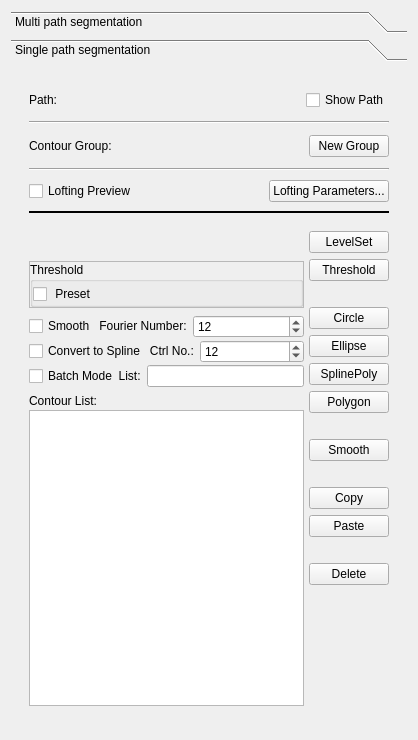
<?xml version="1.0" encoding="UTF-8"?>
<ui version="4.0">
 <class>sv4guiSeg2DEdit</class>
 <widget class="QWidget" name="sv4guiSeg2DEdit">
  <property name="geometry">
   <rect>
    <x>0</x>
    <y>0</y>
    <width>418</width>
    <height>740</height>
   </rect>
  </property>
  <property name="windowTitle">
   <string>Form</string>
  </property>
  <layout class="QVBoxLayout" name="verticalLayout_5">
   <item>
    <widget class="QToolBox" name="toolBox">
     <property name="currentIndex">
      <number>1</number>
     </property>
     <widget class="QWidget" name="page">
      <property name="geometry">
       <rect>
        <x>0</x>
        <y>0</y>
        <width>400</width>
        <height>660</height>
       </rect>
      </property>
      <attribute name="label">
       <string>Multi path segmentation</string>
      </attribute>
     </widget>
     <widget class="QWidget" name="page_2">
      <property name="geometry">
       <rect>
        <x>0</x>
        <y>0</y>
        <width>400</width>
        <height>660</height>
       </rect>
      </property>
      <attribute name="label">
       <string>Single path segmentation</string>
      </attribute>
      <layout class="QVBoxLayout" name="verticalLayout">
       <item>
        <widget class="QWidget" name="widget_8" native="true">
         <property name="sizePolicy">
          <sizepolicy hsizetype="Preferred" vsizetype="Preferred">
           <horstretch>0</horstretch>
           <verstretch>0</verstretch>
          </sizepolicy>
         </property>
         <layout class="QVBoxLayout" name="verticalLayout_4">
          <item>
           <widget class="QWidget" name="widget_4" native="true">
            <layout class="QGridLayout" name="gridLayout_2">
             <property name="leftMargin">
              <number>0</number>
             </property>
             <property name="topMargin">
              <number>5</number>
             </property>
             <property name="rightMargin">
              <number>0</number>
             </property>
             <property name="bottomMargin">
              <number>5</number>
             </property>
             <property name="spacing">
              <number>5</number>
             </property>
             <item row="0" column="2">
              <widget class="QCheckBox" name="checkBoxShowPath">
               <property name="sizePolicy">
                <sizepolicy hsizetype="Fixed" vsizetype="Fixed">
                 <horstretch>0</horstretch>
                 <verstretch>0</verstretch>
                </sizepolicy>
               </property>
               <property name="text">
                <string>Show Path</string>
               </property>
              </widget>
             </item>
             <item row="0" column="0">
              <widget class="QLabel" name="label_6">
               <property name="sizePolicy">
                <sizepolicy hsizetype="Fixed" vsizetype="Preferred">
                 <horstretch>0</horstretch>
                 <verstretch>0</verstretch>
                </sizepolicy>
               </property>
               <property name="text">
                <string>Path:</string>
               </property>
              </widget>
             </item>
             <item row="0" column="1">
              <widget class="QLabel" name="labelPathName">
               <property name="text">
                <string/>
               </property>
              </widget>
             </item>
            </layout>
           </widget>
          </item>
          <item>
           <widget class="Line" name="line_2">
            <property name="orientation">
             <enum>Qt::Horizontal</enum>
            </property>
           </widget>
          </item>
          <item>
           <widget class="QWidget" name="widget_5" native="true">
            <layout class="QGridLayout" name="gridLayout">
             <property name="leftMargin">
              <number>0</number>
             </property>
             <property name="topMargin">
              <number>5</number>
             </property>
             <property name="rightMargin">
              <number>0</number>
             </property>
             <property name="bottomMargin">
              <number>5</number>
             </property>
             <property name="spacing">
              <number>5</number>
             </property>
             <item row="0" column="0">
              <widget class="QLabel" name="label_16">
               <property name="sizePolicy">
                <sizepolicy hsizetype="Fixed" vsizetype="Preferred">
                 <horstretch>0</horstretch>
                 <verstretch>0</verstretch>
                </sizepolicy>
               </property>
               <property name="text">
                <string>Contour Group:</string>
               </property>
              </widget>
             </item>
             <item row="0" column="1">
              <widget class="QLabel" name="labelGroupName">
               <property name="text">
                <string/>
               </property>
              </widget>
             </item>
             <item row="0" column="2">
              <widget class="QPushButton" name="btnNewGroup">
               <property name="sizePolicy">
                <sizepolicy hsizetype="Fixed" vsizetype="Fixed">
                 <horstretch>0</horstretch>
                 <verstretch>0</verstretch>
                </sizepolicy>
               </property>
               <property name="text">
                <string>New Group</string>
               </property>
              </widget>
             </item>
            </layout>
           </widget>
          </item>
          <item>
           <widget class="Line" name="line_3">
            <property name="orientation">
             <enum>Qt::Horizontal</enum>
            </property>
           </widget>
          </item>
          <item>
           <widget class="QWidget" name="widget_7" native="true">
            <layout class="QHBoxLayout" name="horizontalLayout_9">
             <property name="spacing">
              <number>0</number>
             </property>
             <property name="leftMargin">
              <number>0</number>
             </property>
             <property name="topMargin">
              <number>3</number>
             </property>
             <property name="rightMargin">
              <number>0</number>
             </property>
             <property name="bottomMargin">
              <number>3</number>
             </property>
             <item>
              <widget class="QCheckBox" name="checkBoxLoftingPreview">
               <property name="toolTip">
                <string>Switch on to create a lofted surface from the group</string>
               </property>
               <property name="text">
                <string>Lofting Preview</string>
               </property>
              </widget>
             </item>
             <item>
              <widget class="QPushButton" name="btnLoftingOptions">
               <property name="sizePolicy">
                <sizepolicy hsizetype="Fixed" vsizetype="Fixed">
                 <horstretch>0</horstretch>
                 <verstretch>0</verstretch>
                </sizepolicy>
               </property>
               <property name="text">
                <string>Lofting Parameters...</string>
               </property>
              </widget>
             </item>
            </layout>
           </widget>
          </item>
          <item>
           <widget class="Line" name="line">
            <property name="frameShadow">
             <enum>QFrame::Plain</enum>
            </property>
            <property name="lineWidth">
             <number>2</number>
            </property>
            <property name="midLineWidth">
             <number>1</number>
            </property>
            <property name="orientation">
             <enum>Qt::Horizontal</enum>
            </property>
           </widget>
          </item>
          <item>
           <widget class="QWidget" name="widget_6" native="true">
            <layout class="QHBoxLayout" name="horizontalLayout_8">
             <property name="spacing">
              <number>0</number>
             </property>
             <property name="leftMargin">
              <number>0</number>
             </property>
             <property name="topMargin">
              <number>0</number>
             </property>
             <property name="rightMargin">
              <number>0</number>
             </property>
             <property name="bottomMargin">
              <number>2</number>
             </property>
             <item>
              <widget class="sv4guiResliceSlider" name="resliceSlider" native="true"/>
             </item>
            </layout>
           </widget>
          </item>
          <item>
           <widget class="QWidget" name="widget_2" native="true">
            <layout class="QHBoxLayout" name="horizontalLayout">
             <property name="spacing">
              <number>5</number>
             </property>
             <property name="leftMargin">
              <number>0</number>
             </property>
             <property name="topMargin">
              <number>3</number>
             </property>
             <property name="rightMargin">
              <number>0</number>
             </property>
             <property name="bottomMargin">
              <number>5</number>
             </property>
             <item>
              <widget class="QWidget" name="widget" native="true">
               <layout class="QVBoxLayout" name="verticalLayout_3">
                <property name="spacing">
                 <number>2</number>
                </property>
                <property name="leftMargin">
                 <number>0</number>
                </property>
                <property name="topMargin">
                 <number>0</number>
                </property>
                <property name="rightMargin">
                 <number>0</number>
                </property>
                <property name="bottomMargin">
                 <number>0</number>
                </property>
                <item>
                 <widget class="QWidget" name="paramWidget" native="true">
                  <layout class="QVBoxLayout" name="paramLayout">
                   <property name="spacing">
                    <number>30</number>
                   </property>
                   <property name="leftMargin">
                    <number>0</number>
                   </property>
                   <property name="topMargin">
                    <number>0</number>
                   </property>
                   <property name="rightMargin">
                    <number>0</number>
                   </property>
                   <property name="bottomMargin">
                    <number>0</number>
                   </property>
                   <item>
                    <widget class="QFrame" name="lsParamWidgetContainer">
                     <property name="frameShape">
                      <enum>QFrame::StyledPanel</enum>
                     </property>
                     <property name="frameShadow">
                      <enum>QFrame::Raised</enum>
                     </property>
                    </widget>
                   </item>
                   <item>
                    <widget class="QFrame" name="thresholdWidgetContainer">
                     <property name="frameShape">
                      <enum>QFrame::StyledPanel</enum>
                     </property>
                     <property name="frameShadow">
                      <enum>QFrame::Raised</enum>
                     </property>
                     <layout class="QHBoxLayout" name="horizontalLayout_7">
                      <property name="spacing">
                       <number>0</number>
                      </property>
                      <property name="leftMargin">
                       <number>0</number>
                      </property>
                      <property name="topMargin">
                       <number>0</number>
                      </property>
                      <property name="rightMargin">
                       <number>0</number>
                      </property>
                      <property name="bottomMargin">
                       <number>0</number>
                      </property>
                      <item>
                       <widget class="QGroupBox" name="thresholdParamWidget">
                        <property name="title">
                         <string>Threshold</string>
                        </property>
                        <property name="flat">
                         <bool>false</bool>
                        </property>
                        <layout class="QHBoxLayout" name="horizontalLayout_2">
                         <property name="spacing">
                          <number>0</number>
                         </property>
                         <property name="leftMargin">
                          <number>0</number>
                         </property>
                         <property name="topMargin">
                          <number>2</number>
                         </property>
                         <property name="rightMargin">
                          <number>0</number>
                         </property>
                         <property name="bottomMargin">
                          <number>0</number>
                         </property>
                         <item>
                          <widget class="QCheckBox" name="checkBoxPresetThreshold">
                           <property name="toolTip">
                            <string>switch on to use a specified value to create a contour.</string>
                           </property>
                           <property name="text">
                            <string> Preset</string>
                           </property>
                          </widget>
                         </item>
                         <item>
                          <widget class="ctkSliderWidget" name="sliderThreshold" native="true">
                           <property name="enabled">
                            <bool>true</bool>
                           </property>
                           <property name="decimals" stdset="0">
                            <number>1</number>
                           </property>
                           <property name="tickInterval" stdset="0">
                            <double>0.000000000000000</double>
                           </property>
                          </widget>
                         </item>
                        </layout>
                       </widget>
                      </item>
                     </layout>
                    </widget>
                   </item>
                  </layout>
                 </widget>
                </item>
                <item>
                 <widget class="Line" name="line_4">
                  <property name="lineWidth">
                   <number>0</number>
                  </property>
                  <property name="orientation">
                   <enum>Qt::Horizontal</enum>
                  </property>
                 </widget>
                </item>
                <item>
                 <widget class="QWidget" name="smoothWidget" native="true">
                  <layout class="QHBoxLayout" name="horizontalLayout_3">
                   <property name="spacing">
                    <number>0</number>
                   </property>
                   <property name="leftMargin">
                    <number>0</number>
                   </property>
                   <property name="topMargin">
                    <number>0</number>
                   </property>
                   <property name="rightMargin">
                    <number>0</number>
                   </property>
                   <property name="bottomMargin">
                    <number>0</number>
                   </property>
                   <item>
                    <widget class="QCheckBox" name="checkBoxSmooth">
                     <property name="toolTip">
                      <string>Switch on to smooth a contour after created by levelset or threshold</string>
                     </property>
                     <property name="text">
                      <string>Smooth   Fourier Number:</string>
                     </property>
                    </widget>
                   </item>
                   <item>
                    <widget class="QSpinBox" name="spinBoxSmoothNumber">
                     <property name="minimum">
                      <number>5</number>
                     </property>
                     <property name="maximum">
                      <number>20</number>
                     </property>
                     <property name="value">
                      <number>12</number>
                     </property>
                    </widget>
                   </item>
                  </layout>
                 </widget>
                </item>
                <item>
                 <widget class="QWidget" name="splineWidget" native="true">
                  <layout class="QHBoxLayout" name="horizontalLayout_4">
                   <property name="spacing">
                    <number>0</number>
                   </property>
                   <property name="leftMargin">
                    <number>0</number>
                   </property>
                   <property name="topMargin">
                    <number>0</number>
                   </property>
                   <property name="rightMargin">
                    <number>0</number>
                   </property>
                   <property name="bottomMargin">
                    <number>0</number>
                   </property>
                   <item>
                    <widget class="QCheckBox" name="checkBoxSpline">
                     <property name="toolTip">
                      <string>Switch on to  converte a contour to a SplinePolygon smooth  after created by levelset or threshold</string>
                     </property>
                     <property name="text">
                      <string>Convert to Spline   Ctrl No.:</string>
                     </property>
                    </widget>
                   </item>
                   <item>
                    <widget class="QSpinBox" name="spinBoxControlNumber">
                     <property name="minimum">
                      <number>5</number>
                     </property>
                     <property name="maximum">
                      <number>40</number>
                     </property>
                     <property name="value">
                      <number>12</number>
                     </property>
                    </widget>
                   </item>
                  </layout>
                 </widget>
                </item>
                <item>
                 <widget class="QWidget" name="batchWidget" native="true">
                  <layout class="QHBoxLayout" name="horizontalLayout_5">
                   <property name="spacing">
                    <number>0</number>
                   </property>
                   <property name="leftMargin">
                    <number>0</number>
                   </property>
                   <property name="topMargin">
                    <number>0</number>
                   </property>
                   <property name="rightMargin">
                    <number>0</number>
                   </property>
                   <property name="bottomMargin">
                    <number>0</number>
                   </property>
                   <item>
                    <widget class="QCheckBox" name="checkBoxBatch">
                     <property name="toolTip">
                      <string>Switch on to enable batch segmentation by levelset or threshold</string>
                     </property>
                     <property name="text">
                      <string>Batch Mode  List:</string>
                     </property>
                    </widget>
                   </item>
                   <item>
                    <widget class="QLineEdit" name="lineEditBatchList"/>
                   </item>
                  </layout>
                 </widget>
                </item>
                <item>
                 <widget class="Line" name="line_5">
                  <property name="lineWidth">
                   <number>0</number>
                  </property>
                  <property name="orientation">
                   <enum>Qt::Horizontal</enum>
                  </property>
                 </widget>
                </item>
                <item>
                 <widget class="QLabel" name="label">
                  <property name="text">
                   <string>Contour List:</string>
                  </property>
                 </widget>
                </item>
                <item>
                 <widget class="QListWidget" name="listWidget"/>
                </item>
               </layout>
              </widget>
             </item>
             <item>
              <widget class="QWidget" name="widget_3" native="true">
               <layout class="QVBoxLayout" name="verticalLayout_2">
                <property name="spacing">
                 <number>6</number>
                </property>
                <property name="leftMargin">
                 <number>0</number>
                </property>
                <property name="topMargin">
                 <number>0</number>
                </property>
                <property name="rightMargin">
                 <number>0</number>
                </property>
                <property name="bottomMargin">
                 <number>0</number>
                </property>
                <item>
                 <widget class="QPushButton" name="btnLevelSet">
                  <property name="toolTip">
                   <string>Click to show the levelset parameter panel.
Click again to create a contour by levelset.
(Shortcut: Ctrl+L)</string>
                  </property>
                  <property name="text">
                   <string>LevelSet</string>
                  </property>
                  <property name="checkable">
                   <bool>false</bool>
                  </property>
                 </widget>
                </item>
                <item>
                 <widget class="QPushButton" name="btnThreshold">
                  <property name="toolTip">
                   <string>Click to show the threshold parameter panel.

Click again and the button becomes blue (active for interaction). 
Then, you need to move the cursor to a 2D view window, click and hold the left moust button, move up/down, then release to finish a contour.

If &quot;Preset&quot; on,  a contour is created with a specified threshold value, you click the button.

(Shortcut: Ctrl+T)</string>
                  </property>
                  <property name="text">
                   <string>Threshold</string>
                  </property>
                 </widget>
                </item>
                <item>
                 <widget class="QLabel" name="label_2">
                  <property name="text">
                   <string/>
                  </property>
                 </widget>
                </item>
                <item>
                 <widget class="QPushButton" name="btnCircle">
                  <property name="contextMenuPolicy">
                   <enum>Qt::CustomContextMenu</enum>
                  </property>
                  <property name="toolTip">
                   <string>Interactive method:
Click and the button becomes blue (active for interaction).
Then, you need to move the cursor to a 2D view window, click and move to create a contour.

Manual method:
Right click and manually provide center coordiantes and radius.</string>
                  </property>
                  <property name="text">
                   <string>Circle</string>
                  </property>
                  <property name="checkable">
                   <bool>false</bool>
                  </property>
                  <property name="checked">
                   <bool>false</bool>
                  </property>
                 </widget>
                </item>
                <item>
                 <widget class="QPushButton" name="btnEllipse">
                  <property name="contextMenuPolicy">
                   <enum>Qt::CustomContextMenu</enum>
                  </property>
                  <property name="toolTip">
                   <string>Interactive method:
Click and the button becomes blue (active for interaction).
Then, you need to move the cursor to a 2D view window, click and move to create a contour.

Manual method:
Right click and manually provide center coordiantes and semi-axis lengths.</string>
                  </property>
                  <property name="text">
                   <string>Ellipse</string>
                  </property>
                 </widget>
                </item>
                <item>
                 <widget class="QPushButton" name="btnSplinePoly">
                  <property name="contextMenuPolicy">
                   <enum>Qt::CustomContextMenu</enum>
                  </property>
                  <property name="toolTip">
                   <string>Interactive method:
Click and the button becomes blue (active for interaction). 
Then, you need to move the cursor to a 2D view window, click and move to add control points, double click or press &quot;F&quot; to finish.

Manual method:
Right click and manually provide coordiantes for control points.</string>
                  </property>
                  <property name="text">
                   <string>SplinePoly</string>
                  </property>
                 </widget>
                </item>
                <item>
                 <widget class="QPushButton" name="btnPolygon">
                  <property name="contextMenuPolicy">
                   <enum>Qt::CustomContextMenu</enum>
                  </property>
                  <property name="toolTip">
                   <string>Interactive method:
Click and the button becomes blue (active for interaction). 
Then, you need to move the cursor to a 2D view window, click and move to add control points, double click or press &quot;F&quot; to finish.

Manual method:
Right click and manually provide coordiantes for control points.</string>
                  </property>
                  <property name="text">
                   <string>Polygon</string>
                  </property>
                 </widget>
                </item>
                <item>
                 <widget class="QLabel" name="label_3">
                  <property name="text">
                   <string/>
                  </property>
                 </widget>
                </item>
                <item>
                 <widget class="QPushButton" name="btnSmooth">
                  <property name="toolTip">
                   <string>Smooth the selected contour using the specified Fourier number.</string>
                  </property>
                  <property name="text">
                   <string>Smooth</string>
                  </property>
                 </widget>
                </item>
                <item>
                 <widget class="QLabel" name="label_4">
                  <property name="text">
                   <string/>
                  </property>
                 </widget>
                </item>
                <item>
                 <widget class="QPushButton" name="btnCopy">
                  <property name="toolTip">
                   <string>Copy the selected contour.
(Shortcut: Ctrl+C)</string>
                  </property>
                  <property name="text">
                   <string>Copy</string>
                  </property>
                 </widget>
                </item>
                <item>
                 <widget class="QPushButton" name="btnPaste">
                  <property name="toolTip">
                   <string>Paste to the current location along the path.
(Shortcut: Ctrl+V)</string>
                  </property>
                  <property name="text">
                   <string>Paste</string>
                  </property>
                 </widget>
                </item>
                <item>
                 <widget class="QLabel" name="label_5">
                  <property name="text">
                   <string/>
                  </property>
                 </widget>
                </item>
                <item>
                 <widget class="QPushButton" name="btnDelete">
                  <property name="toolTip">
                   <string>Delete the selected contour.
(Shortcut: Ctrl+D)

You can also move the cursor to a 2D view and click.
Then, press key Delete to remove the shown contour.</string>
                  </property>
                  <property name="text">
                   <string>Delete</string>
                  </property>
                 </widget>
                </item>
                <item>
                 <spacer name="verticalSpacer">
                  <property name="orientation">
                   <enum>Qt::Vertical</enum>
                  </property>
                  <property name="sizeHint" stdset="0">
                   <size>
                    <width>20</width>
                    <height>40</height>
                   </size>
                  </property>
                 </spacer>
                </item>
               </layout>
               <zorder>btnCircle</zorder>
               <zorder>btnLevelSet</zorder>
               <zorder>btnEllipse</zorder>
               <zorder>btnPolygon</zorder>
               <zorder>btnSplinePoly</zorder>
               <zorder>btnDelete</zorder>
               <zorder>btnThreshold</zorder>
               <zorder>btnSmooth</zorder>
               <zorder>btnCopy</zorder>
               <zorder>btnPaste</zorder>
               <zorder>label_2</zorder>
               <zorder>label_3</zorder>
               <zorder>label_4</zorder>
               <zorder>label_5</zorder>
              </widget>
             </item>
            </layout>
           </widget>
          </item>
         </layout>
        </widget>
       </item>
      </layout>
     </widget>
    </widget>
   </item>
  </layout>
 </widget>
 <customwidgets>
  <customwidget>
   <class>sv4guiResliceSlider</class>
   <extends>QWidget</extends>
   <header location="global">sv4gui_ResliceSlider.h</header>
   <container>1</container>
  </customwidget>
  <customwidget>
   <class>ctkSliderWidget</class>
   <extends>QWidget</extends>
   <header>ctkSliderWidget.h</header>
  </customwidget>
 </customwidgets>
 <resources/>
 <connections/>
</ui>
